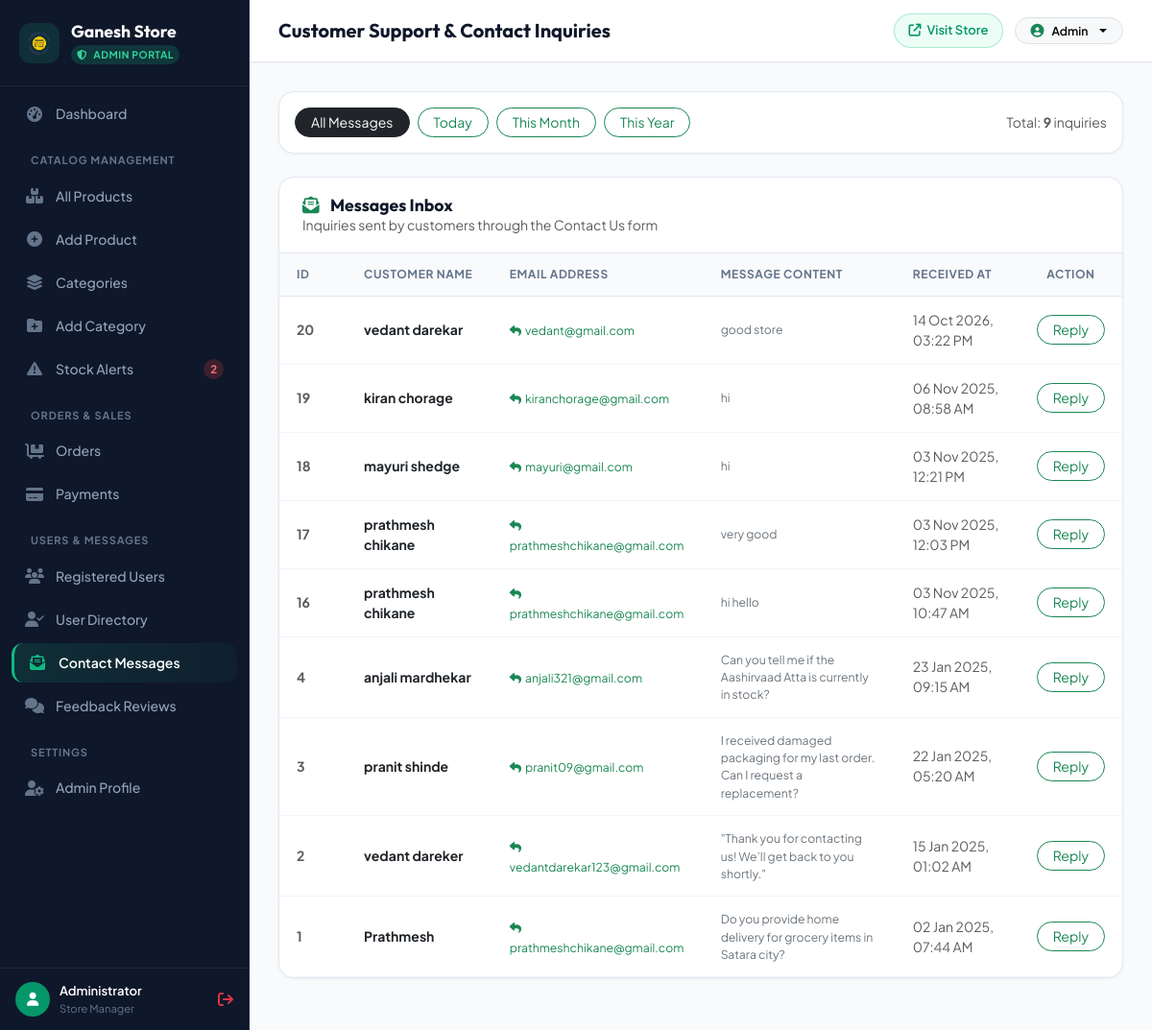
/Admin/view_contact.php, run on the app's committed database.
### tables this page shows
CREATE TABLE `contact_us` (
  `contact_id` int(11) NOT NULL,
  `user_id` int(11) NOT NULL,
  `name` varchar(255) NOT NULL,
  `email` varchar(255) NOT NULL,
  `message` text NOT NULL,
  `created_at` datetime NOT NULL DEFAULT current_timestamp()
);

### Admin/view_contact.php (the view, shortened to what this page needs)
<?php
require_once __DIR__ . '/includes/connection.php';
$filter = isset($_GET['filter']) ? $_GET['filter'] : 'all';
$filter_query = '';
$query = "SELECT * FROM contact_us WHERE 1=1 $filter_query ORDER BY contact_id DESC";
$result = mysqli_query($con, $query);
include('includes/admin_header.php');
include('includes/admin_sidebar.php');
?>
<div class="admin-main">
    <?php include('includes/admin_topbar.php'); ?>
    <div class="admin-content-body">
        <div class="admin-card-table p-3 mb-4">
            <div class="d-flex align-items-center justify-content-between flex-wrap gap-2">
                <div class="d-flex flex-wrap gap-2">
                    <a href="view_contact.php" class="btn btn-sm <?php echo ($filter == 'all') ? 'btn-dark' : 'btn-outline-secondary'; ?> rounded-pill px-3">
                        All Messages
                    </a>
                    <a href="view_contact.php?filter=day" class="btn btn-sm <?php echo ($filter == 'day') ? 'btn-success fw-bold' : 'btn-outline-success'; ?> rounded-pill px-3">
                        Today
                    </a>
                    <a href="view_contact.php?filter=month" class="btn btn-sm <?php echo ($filter == 'month') ? 'btn-success fw-bold' : 'btn-outline-success'; ?> rounded-pill px-3">
                        This Month
                    </a>
                    <a href="view_contact.php?filter=year" class="btn btn-sm <?php echo ($filter == 'year') ? 'btn-success fw-bold' : 'btn-outline-success'; ?> rounded-pill px-3">
                        This Year
                    </a>
                </div>
                <span class="text-muted small">Total: <strong><?php echo mysqli_num_rows($result); ?></strong> inquiries</span>
            </div>
        </div>
        <div class="admin-card-table">
            <div class="admin-card-header">
                <div>
                    <h3><i class="fa-solid fa-envelope-open-text text-success me-2"></i> Messages Inbox</h3>
                    <p class="text-muted small m-0">Inquiries sent by customers through the Contact Us form</p>
                </div>
            </div>
            <div class="table-responsive">
                <table class="admin-table">
                    <thead>
                        <tr>
                            <th style="width: 70px;">ID</th>
                            <th>Customer Name</th>
                            <th>Email Address</th>
                            <th>Message Content</th>
                            <th>Received At</th>
                            <th style="width: 100px;" class="text-center">Action</th>
                        </tr>
                    </thead>
                    <tbody>
                        <?php
                        if ($result && mysqli_num_rows($result) > 0) {
                            while ($c = mysqli_fetch_assoc($result)) {
                                $c_id = $c['contact_id'] ?? $c['id'];
                                $c_name = htmlspecialchars($c['name']);
                                $c_email = htmlspecialchars($c['email']);
                                $c_msg = htmlspecialchars($c['message']);
                                $c_date = !empty($c['created_at']) ? date("d M Y, h:i A", strtotime($c['created_at'])) : 'N/A';
                        ?>
                            <tr>
                                <td class="fw-bold text-muted"><?php echo $c_id; ?></td>
                                <td class="fw-bold text-dark"><?php echo $c_name; ?></td>
                                <td>
                                    <a href="mailto:<?php echo $c_email; ?>" class="text-success text-decoration-none small">
                                        <i class="fa-solid fa-reply me-1"></i><?php echo $c_email; ?>
                                    </a>
                                </td>
                                <td>
                                    <div class="small text-secondary" style="max-width: 380px;">
                                        <?php echo nl2br($c_msg); ?>
                                    </div>
                                </td>
                                <td class="small text-muted"><?php echo $c_date; ?></td>
                                <td class="text-center">
                                    <a href="mailto:<?php echo $c_email; ?>?subject=Regarding your inquiry at Ganesh Store" class="btn btn-sm btn-outline-success rounded-pill px-3">
                                        Reply
                                    </a>
                                </td>
                            </tr>
                        <?php
                            }
                        } else {
                            echo "<tr><td colspan='6' class='text-center py-5 text-muted'>No contact messages found.</td></tr>";
                        }
                        ?>
                    </tbody>
                </table>
            </div>
        </div>
    </div>
<?php include('includes/admin_footer.php'); ?>

### Admin/admin_style.css (style rules this page uses)
:root { --admin-sidebar-bg: #0f172a; --admin-sidebar-text: #94a3b8; --admin-sidebar-active: #10b981; --admin-sidebar-hover: #1e293b; --admin-primary: #059669; --admin-primary-hover: #047857; --admin-primary-light: #10b981; --admin-primary-subtle: #ecfdf5; --admin-bg: #f8fafc; --admin-surface: #ffffff; --admin-border: #e2e8f0; --admin-border-subtle: #f1f5f9; --admin-text-main: #0f172a; --admin-text-muted: #64748b; --admin-text-light: #94a3b8; --admin-danger: #ef4444; --admin-warning: #f59e0b; --admin-info: #0284c7; --admin-success: #10b981; --admin-radius-sm: 8px; --admin-radius-md: 12px; --admin-radius-lg: 16px; --admin-radius-xl: 20px; --admin-radius-full: 9999px; --admin-shadow-sm: 0 1px 3px 0 rgba(15, 23, 42, 0.05); --admin-shadow-md: 0 4px 14px -2px rgba(15, 23, 42, 0.06), 0 2px 6px -1px rgba(15, 23, 42, 0.04); --admin-shadow-lg: 0 10px 25px -4px rgba(15, 23, 42, 0.08), 0 4px 10px -2px rgba(15, 23, 42, 0.03); --font-heading: 'Outfit', sans-serif; --font-sans: 'Plus Jakarta Sans', sans-serif; }
*, *::before, *::after { box-sizing: border-box; margin: 0; padding: 0; }
body { font-family: var(--font-sans); background-color: var(--admin-bg); color: #334155; min-height: 100vh; -webkit-font-smoothing: antialiased; }
.admin-main { margin-left: 260px; flex: 1; display: flex; flex-direction: column; min-width: 0; }
.admin-content-body { padding: 30px; flex: 1; }
.admin-card-table { background: var(--admin-surface); border: 1px solid var(--admin-border); border-radius: var(--admin-radius-lg); box-shadow: var(--admin-shadow-sm); overflow: hidden; margin-bottom: 24px; }
.admin-card-header { padding: 18px 24px; border-bottom: 1px solid var(--admin-border); display: flex; align-items: center; justify-content: space-between; flex-wrap: wrap; gap: 14px; }
.admin-card-header h3, .admin-card-header h4 { font-family: var(--font-heading); font-size: 1.1rem; font-weight: 700; color: var(--admin-text-main); margin: 0; }
.admin-table { width: 100%; border-collapse: collapse; margin: 0; }
.admin-table thead { background: #f8fafc; }
.admin-table th { padding: 13px 18px; font-size: 0.75rem; font-weight: 700; text-transform: uppercase; letter-spacing: 0.05em; color: #64748b; border-bottom: 1px solid var(--admin-border); white-space: nowrap; }
.admin-table td { padding: 14px 18px; font-size: 0.875rem; color: #334155; border-bottom: 1px solid var(--admin-border-subtle); vertical-align: middle; }

### data on the page
contact_us: contact_id "20", name "vedant darekar", email "vedant@gmail.com", message "good store", created_at "14 Oct 2026, 03:22 PM"
contact_us: contact_id "19", name "kiran chorage", email "kiranchorage@gmail.com", message "hi", created_at "06 Nov 2025, 08:58 AM"
contact_us: contact_id "18", name "mayuri shedge", email "mayuri@gmail.com", message "hi", created_at "03 Nov 2025, 12:21 PM"
contact_us: contact_id "17", name "prathmesh chikane", email "prathmeshchikane@gmail.com", message "very good", created_at "03 Nov 2025, 12:03 PM"
contact_us: contact_id "16", name "prathmesh chikane", email "prathmeshchikane@gmail.com", message "hi hello", created_at "03 Nov 2025, 10:47 AM"
contact_us: contact_id "4", name "anjali mardhekar", email "anjali321@gmail.com", message "Can you tell me if the Aashirvaad Atta is currently in stock?", created_at "23 Jan 2025, 09:15 AM"
contact_us: contact_id "3", name "pranit shinde", email "pranit09@gmail.com", message "I received damaged packaging for my last order. Can I request a replacement?", created_at "22 Jan 2025, 05:20 AM"
contact_us: contact_id "2", name "vedant dareker", email "vedantdarekar123@gmail.com", message "\"Thank you for contacting us! We’ll get back to you shortly.\"", created_at "15 Jan 2025, 01:02 AM"
contact_us: contact_id "1", name "Prathmesh", email "prathmeshchikane@gmail.com", message "Do you provide home delivery for grocery items in Satara city?", created_at "02 Jan 2025, 07:44 AM"

### other printed values
$low_stock_badge "2"
$_SESSION['admin_username'] "Administrator"
$page_heading "Customer Support & Contact Inquiries"
$_SESSION['admin_username'] "Admin"
mysqli_num_rows($result) "9"
